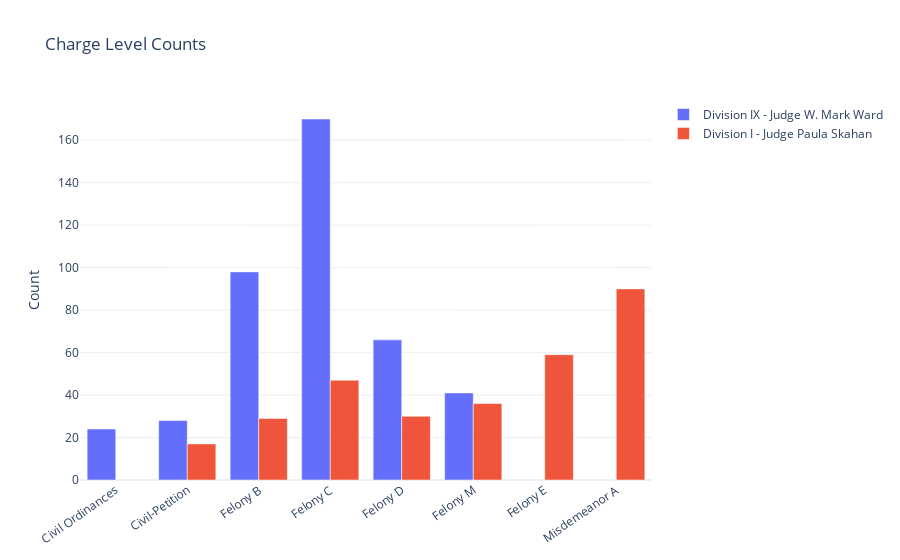

The notebook cell saved with this chart:
### Code cell
top_charges_by_level = top_charges_by_level.reset_index()

data = []
for judge in top_charges.Judge.unique():
    
    data.append(
        go.Bar(name=judge, 
               x=top_charges_by_level[top_charges_by_level.Judge==judge]['Level'], 
               y=top_charges_by_level[top_charges_by_level.Judge==judge]['Charge Number']
              )
        )

fig = go.Figure(data)
fig.update_layout(title='Charge Level Counts', uniformtext_minsize=8, 
                  uniformtext_mode='show',barmode='group', xaxis_tickangle=-35,
                 yaxis={'title': 'Count'}, xaxis={'type': 'category'})

fig.show()

### Figure 1 — Plotly figure (JSON) as saved in the notebook; plotly's stock layout.template omitted (floating-point values rounded to 4 significant figures)
{"data": [{"name": "Division IX - Judge W. Mark Ward", "type": "bar", "x": ["Civil Ordinances", "Civil-Petition", "Felony B", "Felony C", "Felony D", "Felony M"], "y": [24, 28, 98, 170, 66, 41]}, {"name": "Division I - Judge Paula Skahan", "type": "bar", "x": ["Civil-Petition", "Felony B", "Felony C", "Felony D", "Felony E", "Felony M", "Misdemeanor A"], "y": [17, 29, 47, 30, 59, 36, 90]}], "layout": {"barmode": "group", "title": {"text": "Charge Level Counts"}, "uniformtext": {"minsize": 8, "mode": "show"}, "xaxis": {"tickangle": -35, "type": "category"}, "yaxis": {"title": {"text": "Count"}}}}
